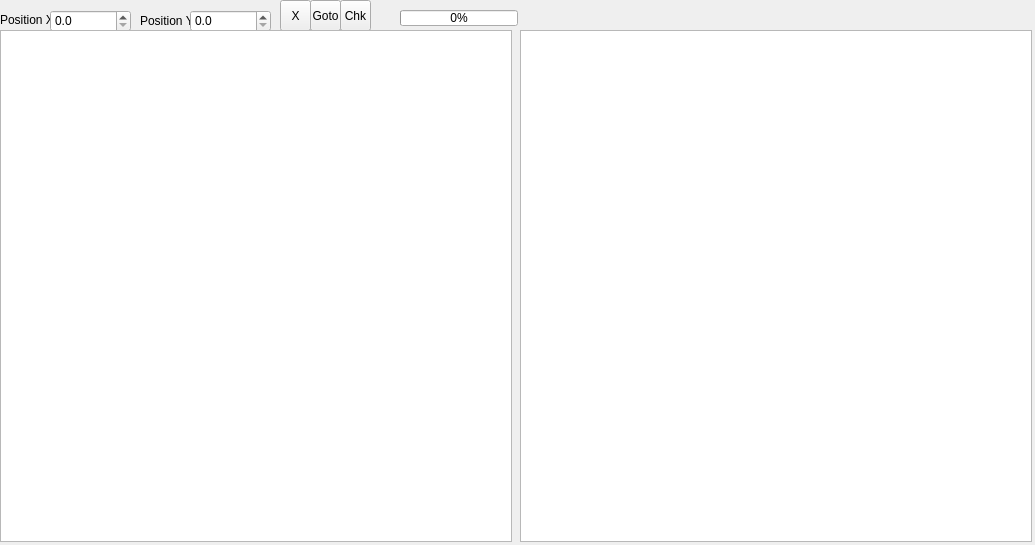
<?xml version="1.0" encoding="UTF-8"?>
<ui version="4.0">
 <class>PtychoBFDialog</class>
 <widget class="QDialog" name="PtychoBFDialog">
  <property name="geometry">
   <rect>
    <x>0</x>
    <y>0</y>
    <width>1035</width>
    <height>545</height>
   </rect>
  </property>
  <property name="windowTitle">
   <string>Dialog</string>
  </property>
  <widget class="QProgressBar" name="progressBar">
   <property name="geometry">
    <rect>
     <x>400</x>
     <y>10</y>
     <width>118</width>
     <height>16</height>
    </rect>
   </property>
   <property name="value">
    <number>0</number>
   </property>
  </widget>
  <widget class="QLabel" name="label_2">
   <property name="geometry">
    <rect>
     <x>140</x>
     <y>10</y>
     <width>51</width>
     <height>21</height>
    </rect>
   </property>
   <property name="text">
    <string>Position Y: </string>
   </property>
  </widget>
  <widget class="QLabel" name="label_3">
   <property name="geometry">
    <rect>
     <x>0</x>
     <y>10</y>
     <width>51</width>
     <height>20</height>
    </rect>
   </property>
   <property name="text">
    <string>Position X: </string>
   </property>
  </widget>
  <widget class="QToolButton" name="tbCrosshair">
   <property name="geometry">
    <rect>
     <x>280</x>
     <y>0</y>
     <width>31</width>
     <height>31</height>
    </rect>
   </property>
   <property name="text">
    <string>X</string>
   </property>
  </widget>
  <widget class="QDoubleSpinBox" name="sbBS_X">
   <property name="geometry">
    <rect>
     <x>50</x>
     <y>10</y>
     <width>81</width>
     <height>22</height>
    </rect>
   </property>
   <property name="decimals">
    <number>1</number>
   </property>
   <property name="maximum">
    <double>100000.000000000000000</double>
   </property>
   <property name="value">
    <double>0.000000000000000</double>
   </property>
  </widget>
  <widget class="QDoubleSpinBox" name="sbBS_Y">
   <property name="geometry">
    <rect>
     <x>190</x>
     <y>10</y>
     <width>81</width>
     <height>22</height>
    </rect>
   </property>
   <property name="decimals">
    <number>1</number>
   </property>
   <property name="maximum">
    <double>100000.000000000000000</double>
   </property>
  </widget>
  <widget class="QToolButton" name="tbGoto">
   <property name="geometry">
    <rect>
     <x>310</x>
     <y>0</y>
     <width>31</width>
     <height>31</height>
    </rect>
   </property>
   <property name="text">
    <string>Goto</string>
   </property>
  </widget>
  <widget class="QToolButton" name="tbRefresh">
   <property name="geometry">
    <rect>
     <x>340</x>
     <y>0</y>
     <width>31</width>
     <height>31</height>
    </rect>
   </property>
   <property name="text">
    <string>Chk</string>
   </property>
  </widget>
  <widget class="QGraphicsView" name="graphicsView">
   <property name="geometry">
    <rect>
     <x>0</x>
     <y>30</y>
     <width>512</width>
     <height>512</height>
    </rect>
   </property>
   <property name="verticalScrollBarPolicy">
    <enum>Qt::ScrollBarAlwaysOff</enum>
   </property>
   <property name="horizontalScrollBarPolicy">
    <enum>Qt::ScrollBarAlwaysOff</enum>
   </property>
  </widget>
  <widget class="QGraphicsView" name="graphicsView_Diff">
   <property name="geometry">
    <rect>
     <x>520</x>
     <y>30</y>
     <width>512</width>
     <height>512</height>
    </rect>
   </property>
   <property name="verticalScrollBarPolicy">
    <enum>Qt::ScrollBarAlwaysOff</enum>
   </property>
   <property name="horizontalScrollBarPolicy">
    <enum>Qt::ScrollBarAlwaysOff</enum>
   </property>
  </widget>
 </widget>
 <resources/>
 <connections/>
</ui>
